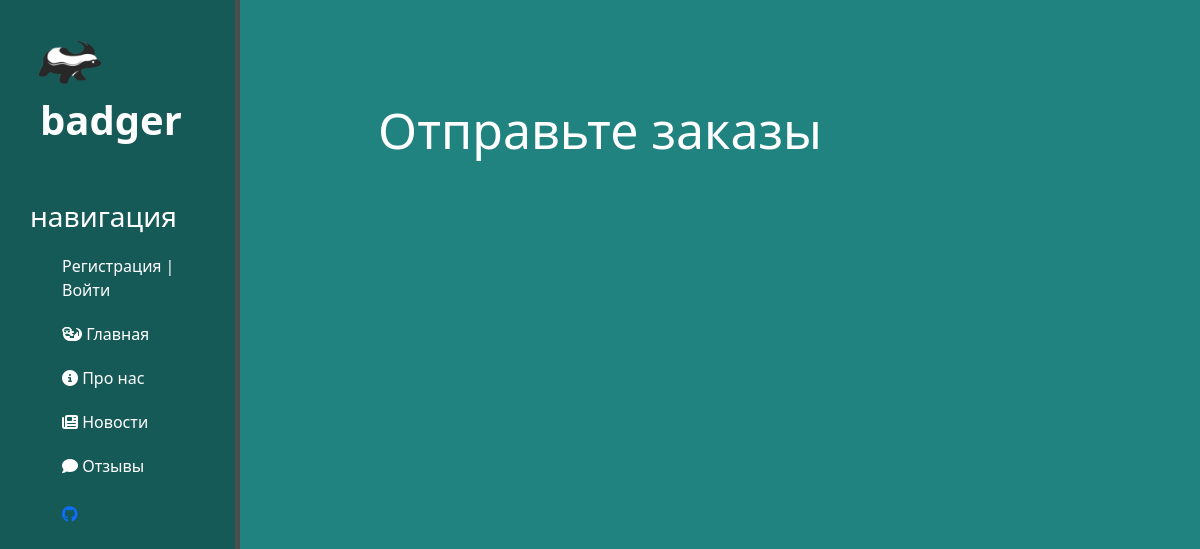
Before: /history/ with the older database file.
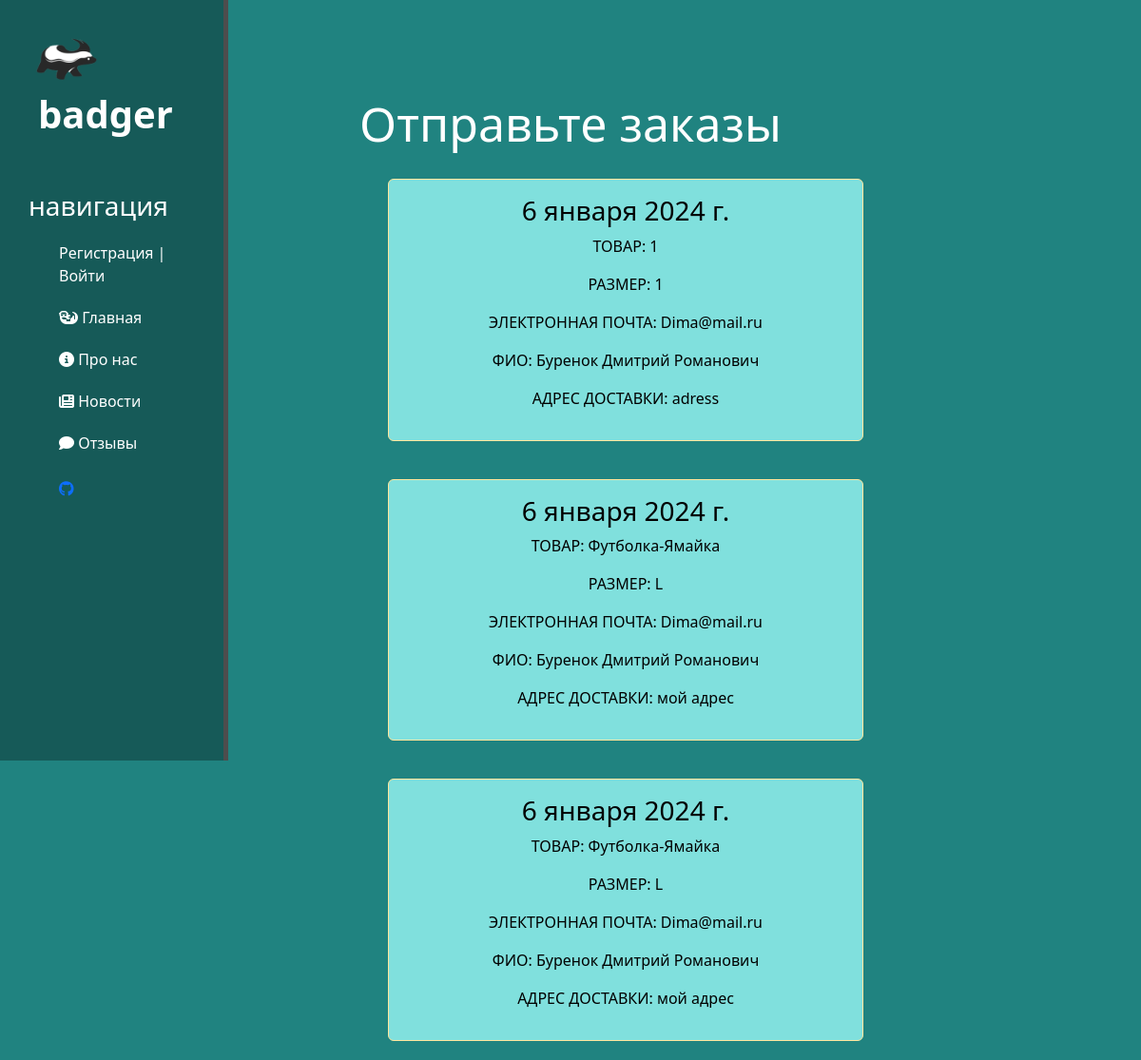
After: the same page with the newer database file.
### main/models.py (models this page shows)
class History(models.Model):
    tovar = models.CharField(max_length=30, verbose_name="товар",choices=EDUCATION_TYPES)
    razmer = models.CharField(max_length=30, verbose_name="размер",choices=EDUCATION)
    kol = models.CharField(max_length=30, verbose_name="количество товара")
    email = models.CharField(max_length=30, verbose_name="@mail")
    fio = models.CharField(max_length=30, verbose_name="фио")
    date = models.DateField(verbose_name="дата")
    text = models.TextField(verbose_name="адрес")
    class Meta:
        verbose_name = 'История заказов'
        verbose_name_plural = 'История заказов'

### main/views.py (the view)
# urls.py: path('history/', views.history, name='history'),
def history(request):
    history = History.objects.order_by('-id')
    return render(request, 'main/history.html', {'history': history})

### main/templates/main/history.html (shortened to what this page needs)
{% extends 'main/shablon.html' %}
{% block content %}
<div class="features">
    <h1>Отправьте заказы</h1>
     {% for el in history %}
            <div class="alert alert-warning">
                <h3>{{ el.date }}</h3>
                <p>ТОВАР: {{ el.tovar }}</p>
                <p>РАЗМЕР: {{ el.razmer }}</p>
                <p>ЭЛЕКТРОННАЯ ПОЧТА: {{ el.email }}</p>
                <p>ФИО: {{ el.fio }}</p>
                <p>АДРЕС ДОСТАВКИ: {{ el.text }}</p>
            </div>
        {% endfor %}
</div>
{% endblock %}

### main/templates/main/shablon.html (shortened to what this page needs)
{% load static %}
<!doctype html>
<html lang="en">
<head>
    <link href="https://cdn.jsdelivr.net/npm/bootstrap@5.3.2/dist/css/bootstrap.min.css" rel="stylesheet">
    <link rel="stylesheet" href="{% static 'main/css/main.css' %}">
</head>
<body>
    <aside>
        <img src="{% static 'main/img/logo.png' %}" alt="">
        <span class="logo">badger</span>
        <h3>навигация</h3>
        <ul>
            {% if user.is_authenticated %}
				 <li class="last"> {{user.username}} | <a href="{% url 'logout' %}" class="link">Выйти</a></li>
				 {% else %}
				 <li class="last"><a href="{% url 'register' %}" class="link">Регистрация</a> | <a href="{% url 'login' %}" class="link">Войти</a></li>
				 {% endif %}
            <a href="{% url 'home' %}" class="link"><li><i class="fa-solid fa-otter"></i> Главная</li></a>
            <a href="{% url 'info' %}" class="link"><li><i class="fa-solid fa-circle-info"></i> Про нас</li></a>
            <a href="{% url 'new_home' %}" class="link"><li><i class="fa-solid fa-newspaper"></i> Новости </li></a>
            <a href="{% url 'feedback_home' %}" class="link"><li><i class="fa-solid fa-comment"></i> Отзывы</li></a>
            <br>
            <a href="https://github.com/v1kez" class="link2"><i class="fa-brands fa-github"></i></a>
        </ul>
    </aside>
    <main>
        {% block content %}
        {% endblock %}
    </main>
</body>
</html>

### main/static/main/css/main.css (style rules this page uses)
body { background: #208380; }
aside { float: left; background:#165A58; width: 20%; padding: 2.5%; height:100vh; color: #fff; border-right: 5px solid #4d4d4d; position: fixed; }
aside img { width: 80px; float: left; }
aside .logo { font-size: 40px; margin-left: 10px; font-weight: bold; }
aside h3 { margin-top: 50px; }
aside ul { list-style: none }
aside ul li { color: #fff; display: block; margin-top:20px; transition: transform .6s ease; }
.last { color: #fff; display: block; margin-top:20px; transition: transform .6s ease; }
.link, .last { text-decoration: none; color: #fff; }
main .features { float: left; color: #fff; margin-top: 100px; text-align: center; width: 100%; }
main .features h1 { font-size: 50px; }
.alert-warning { float: left; clear:both; width: 500px; margin: 20px 34%; text-align:center; color:black; background:#80e0dd; }
.link2 { width:100px; }

Changed rows visible on the page:
added History: date "6 января 2024 г.", tovar "1", razmer "1", email "Dima@mail.ru", fio "Буренок Дмитрий Романович", text "adress"
added History: date "6 января 2024 г.", tovar "Футболка-Ямайка", razmer "L", email "Dima@mail.ru", fio "Буренок Дмитрий Романович", text "мой адрес"
added History: date "6 января 2024 г.", tovar "Футболка-Ямайка", razmer "L", email "Dima@mail.ru", fio "Буренок Дмитрий Романович", text "мой адрес"
